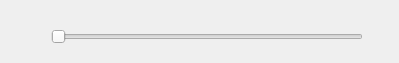
<?xml version="1.0" encoding="UTF-8"?>
<ui version="4.0">
 <class>PlaybackControl</class>
 <widget class="QWidget" name="PlaybackControl">
  <property name="geometry">
   <rect>
    <x>0</x>
    <y>0</y>
    <width>399</width>
    <height>63</height>
   </rect>
  </property>
  <property name="sizePolicy">
   <sizepolicy hsizetype="Preferred" vsizetype="Preferred">
    <horstretch>0</horstretch>
    <verstretch>0</verstretch>
   </sizepolicy>
  </property>
  <property name="minimumSize">
   <size>
    <width>0</width>
    <height>63</height>
   </size>
  </property>
  <property name="maximumSize">
   <size>
    <width>16777215</width>
    <height>63</height>
   </size>
  </property>
  <property name="cursor">
   <cursorShape>ArrowCursor</cursorShape>
  </property>
  <property name="windowTitle">
   <string>Form</string>
  </property>
  <layout class="QGridLayout" name="gridLayout">
   <property name="leftMargin">
    <number>0</number>
   </property>
   <property name="topMargin">
    <number>20</number>
   </property>
   <property name="rightMargin">
    <number>0</number>
   </property>
   <property name="bottomMargin">
    <number>10</number>
   </property>
   <item row="0" column="0">
    <layout class="QGridLayout" name="gridLayout_2">
     <property name="horizontalSpacing">
      <number>20</number>
     </property>
     <item row="0" column="1">
      <widget class="QSlider" name="seekbar">
       <property name="cursor">
        <cursorShape>PointingHandCursor</cursorShape>
       </property>
       <property name="styleSheet">
        <string notr="true"/>
       </property>
       <property name="orientation">
        <enum>Qt::Horizontal</enum>
       </property>
      </widget>
     </item>
     <item row="0" column="2">
      <widget class="QPushButton" name="fullscreenBtn">
       <property name="minimumSize">
        <size>
         <width>16</width>
         <height>16</height>
        </size>
       </property>
       <property name="maximumSize">
        <size>
         <width>16</width>
         <height>16</height>
        </size>
       </property>
       <property name="styleSheet">
        <string notr="true">QPushButton{
                       background-image: url(:/img/icon/Full screen-icon.png);
                       border-radius: 1px;
                      }</string>
       </property>
       <property name="text">
        <string/>
       </property>
      </widget>
     </item>
     <item row="0" column="0">
      <widget class="QPushButton" name="playBtn">
       <property name="minimumSize">
        <size>
         <width>31</width>
         <height>31</height>
        </size>
       </property>
       <property name="maximumSize">
        <size>
         <width>31</width>
         <height>31</height>
        </size>
       </property>
       <property name="styleSheet">
        <string notr="true">QPushButton{
                                background-image: url(:/img/icon/Play-icon.png);
                                border-radius: 1px;
                                }</string>
       </property>
       <property name="text">
        <string/>
       </property>
       <property name="checkable">
        <bool>true</bool>
       </property>
       <property name="checked">
        <bool>false</bool>
       </property>
      </widget>
     </item>
    </layout>
   </item>
  </layout>
 </widget>
 <resources/>
 <connections/>
</ui>
